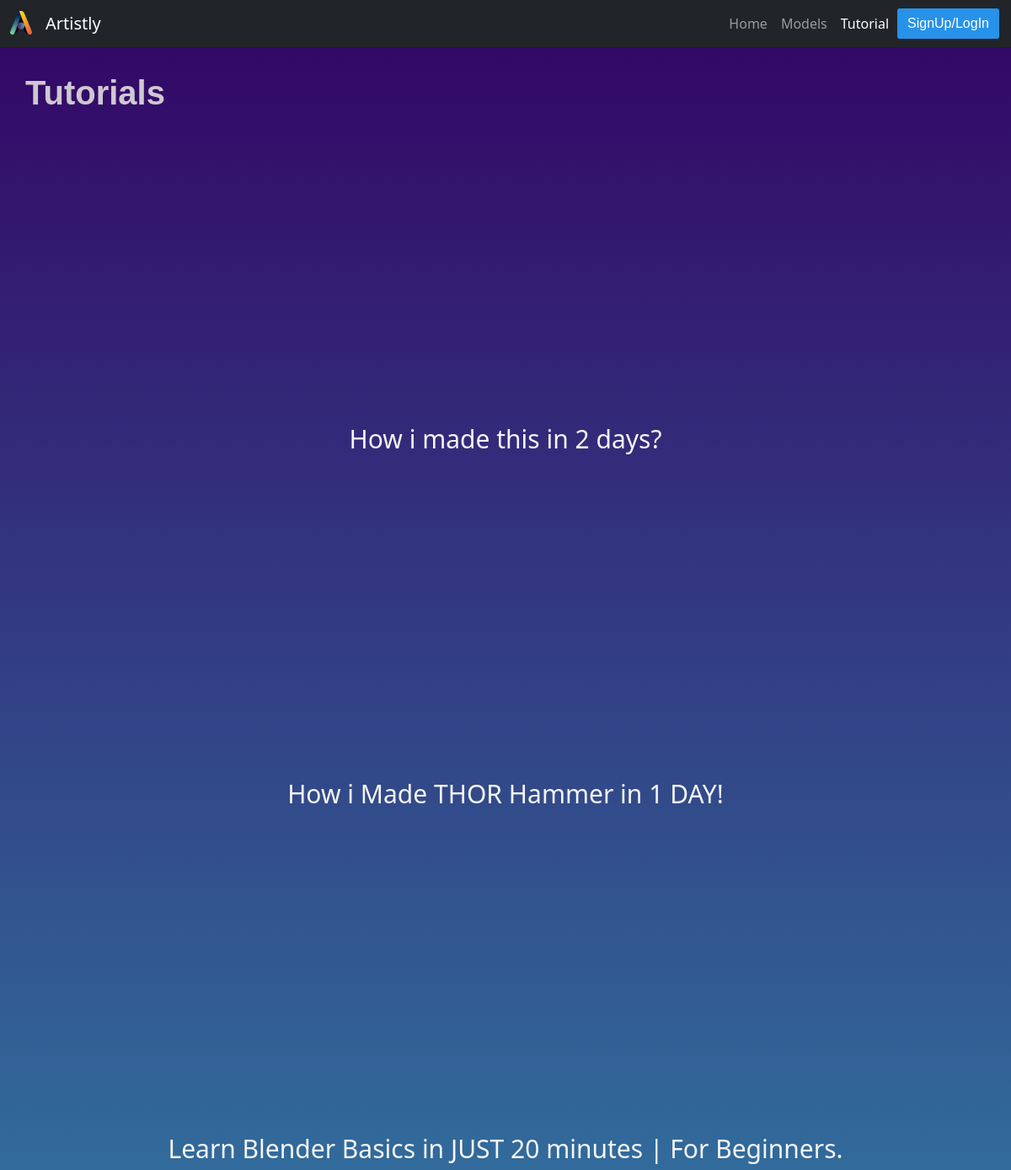
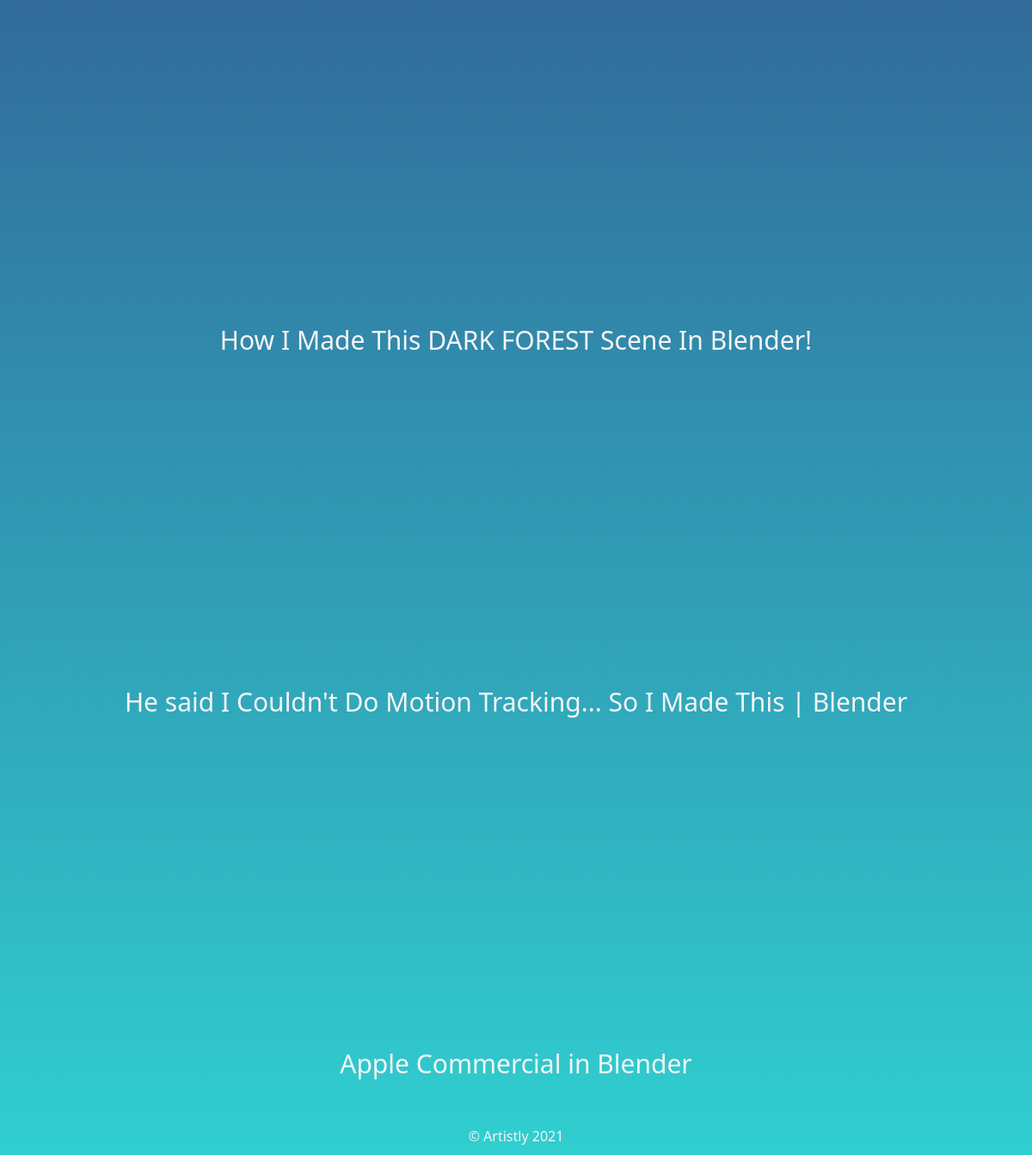
The app's page /tutorial with its own data (2 pictures, top to bottom).
### Pages/models.py (models this page shows)
class Tutorial(models.Model):
    index=models.IntegerField(blank=True, null=True)
    title=models.CharField(max_length=100)
    url=models.URLField(max_length=250)

### Pages/views.py (the view)
# urls.py: path('tutorial',views.tutorial,name='tutorial'),
def tutorial(request):
    video = Tutorial.objects
    return render(request,'tutorial.html',{'video':video})

### Pages/templates/tutorial.html
{% extends 'base.html' %}
{% block nav_item_tutorial %}active{% endblock nav_item_tutorial %}
{%load static%}
{%block content %}
<link rel="stylesheet" href="{% static 'css/tutorial.css' %}">
<div class="main">
    <div class="upper" data-aos='fade-right'>
        <h1>Tutorials</h1>
    </div>
    <div class="content">
        <div class="videos">
        {%for i in video.all%}
            <div class="video">
                <iframe width="560" height="315" src="{{i.url}}" frameborder="0" allow="accelerometer; autoplay; clipboard-write; encrypted-media; gyroscope; picture-in-picture" allowfullscreen data-aos='zoom-in'></iframe>
            </div>
            <div class="title" data-aos='fade-up' data-aos-offset='-10'>
                    {{i.title}}
            </div>
        {%endfor%}
        </div>
    </div>
    <div class="footer" >
        <p>
            &#169; Artistly 2021
        </p>
    </div>
</div>
{%endblock%}

### Pages/static/css/tutorial.css (style rules this page uses)
.main { width: 100%; background-color: #FF3CAC; background-image: linear-gradient(to top, #30cfd0 0%, #330867 100%); }
.upper { padding: 30px; }
.upper h1 { color: rgba(224, 220, 220, 0.904); font-weight: bold; font-family: sans-serif; }
.content { text-align: center; }
.video iframe { border-radius: 20px; }
.title { padding-top: 5px; font-size: 30px; color: whitesmoke; padding-bottom: 50px; }
.footer { text-align: center; padding-bottom: 10px; color: whitesmoke; }
.footer p { margin: 0px 0px 0px; }

### records on screen
Tutorial: title "How i made this in 2 days?"
Tutorial: title "How i Made THOR Hammer in 1 DAY!"
Tutorial: title "Learn Blender Basics in JUST 20 minutes | For Beginners."
Tutorial: title "How I Made This DARK FOREST Scene In Blender!"
Tutorial: title "He said I Couldn't Do Motion Tracking... So I Made This | Blender"
Tutorial: title "Apple Commercial in Blender"
